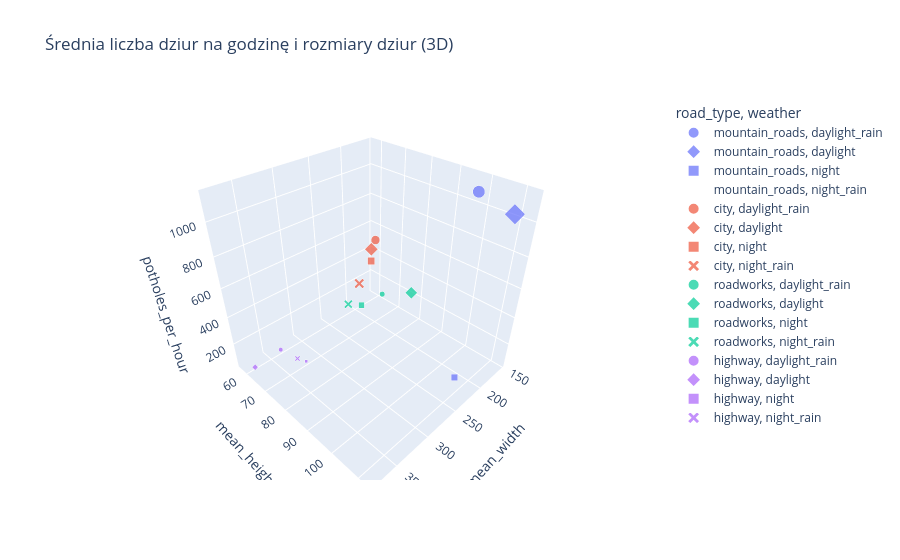

Source (notebook cell):
### Code cell
# 7. Interaktywny wykres 3D (plotly)
fig = px.scatter_3d(
    df_merged,
    x="mean_width",
    y="mean_height",
    z="potholes_per_hour",
    color="road_type",
    symbol="weather",
    size="potholes_per_hour",
    hover_data=["road_type", "weather", "category"],
    title="Średnia liczba dziur na godzinę i rozmiary dziur (3D)",
)
fig.show()

### Figure 1 — Plotly figure (JSON) as saved in the notebook; plotly's stock layout.template omitted (floating-point values rounded to 4 significant figures)
{"data": [{"customdata": [["mountain_roads", "daylight_rain", "mountain_roads_daylight_rain"]], "hovertemplate": "road_type=%{customdata[0]}<br>weather=%{customdata[1]}<br>mean_width=%{x}<br>mean_height=%{y}<br>potholes_per_hour=%{marker.size}<br>category=%{customdata[2]}<extra></extra>", "legendgroup": "mountain_roads, daylight_rain", "marker": {"color": "#636efa", "size": [1132.0], "sizemode": "area", "sizeref": 2.831, "symbol": "circle"}, "mode": "markers", "name": "mountain_roads, daylight_rain", "scene": "scene", "showlegend": true, "type": "scatter3d", "x": [181.2], "y": [101.5], "z": [1132.0]}, {"customdata": [["mountain_roads", "daylight", "mountain_roads_daylight"]], "hovertemplate": "road_type=%{customdata[0]}<br>weather=%{customdata[1]}<br>mean_width=%{x}<br>mean_height=%{y}<br>potholes_per_hour=%{marker.size}<br>category=%{customdata[2]}<extra></extra>", "legendgroup": "mountain_roads, daylight", "marker": {"color": "#636efa", "size": [1024.0], "sizemode": "area", "sizeref": 2.831, "symbol": "diamond"}, "mode": "markers", "name": "mountain_roads, daylight", "scene": "scene", "showlegend": true, "type": "scatter3d", "x": [156.9], "y": [109.2], "z": [1024.0]}, {"customdata": [["mountain_roads", "night", "mountain_roads_night"]], "hovertemplate": "road_type=%{customdata[0]}<br>weather=%{customdata[1]}<br>mean_width=%{x}<br>mean_height=%{y}<br>potholes_per_hour=%{marker.size}<br>category=%{customdata[2]}<extra></extra>", "legendgroup": "mountain_roads, night", "marker": {"color": "#636efa", "size": [261.4], "sizemode": "area", "sizeref": 2.831, "symbol": "square"}, "mode": "markers", "name": "mountain_roads, night", "scene": "scene", "showlegend": true, "type": "scatter3d", "x": [251.2], "y": [112.6], "z": [261.4]}, {"customdata": [["mountain_roads", "night_rain", "mountain_roads_night_rain"]], "hovertemplate": "road_type=%{customdata[0]}<br>weather=%{customdata[1]}<br>mean_width=%{x}<br>mean_height=%{y}<br>potholes_per_hour=%{marker.size}<br>category=%{customdata[2]}<extra></extra>", "legendgroup": "mountain_roads, night_rain", "marker": {"color": "#636efa", "size": [0.0], "sizemode": "area", "sizeref": 2.831, "symbol": "x"}, "mode": "markers", "name": "mountain_roads, night_rain", "scene": "scene", "showlegend": true, "type": "scatter3d", "x": [NaN], "y": [NaN], "z": [0.0]}, {"customdata": [["city", "daylight_rain", "city_daylight_rain"]], "hovertemplate": "road_type=%{customdata[0]}<br>weather=%{customdata[1]}<br>mean_width=%{x}<br>mean_height=%{y}<br>potholes_per_hour=%{marker.size}<br>category=%{customdata[2]}<extra></extra>", "legendgroup": "city, daylight_rain", "marker": {"color": "#EF553B", "size": [592.6], "sizemode": "area", "sizeref": 2.831, "symbol": "circle"}, "mode": "markers", "name": "city, daylight_rain", "scene": "scene", "showlegend": true, "type": "scatter3d", "x": [181.7], "y": [65.73], "z": [592.6]}, {"customdata": [["city", "daylight", "city_daylight"]], "hovertemplate": "road_type=%{customdata[0]}<br>weather=%{customdata[1]}<br>mean_width=%{x}<br>mean_height=%{y}<br>potholes_per_hour=%{marker.size}<br>category=%{customdata[2]}<extra></extra>", "legendgroup": "city, daylight", "marker": {"color": "#EF553B", "size": [409.8], "sizemode": "area", "sizeref": 2.831, "symbol": "diamond"}, "mode": "markers", "name": "city, daylight", "scene": "scene", "showlegend": true, "type": "scatter3d", "x": [156.4], "y": [57.57], "z": [409.8]}, {"customdata": [["city", "night", "city_night"]], "hovertemplate": "road_type=%{customdata[0]}<br>weather=%{customdata[1]}<br>mean_width=%{x}<br>mean_height=%{y}<br>potholes_per_hour=%{marker.size}<br>category=%{customdata[2]}<extra></extra>", "legendgroup": "city, night", "marker": {"color": "#EF553B", "size": [306.3], "sizemode": "area", "sizeref": 2.831, "symbol": "square"}, "mode": "markers", "name": "city, night", "scene": "scene", "showlegend": true, "type": "scatter3d", "x": [154.9], "y": [57.08], "z": [306.3]}, {"customdata": [["city", "night_rain", "city_night_rain"]], "hovertemplate": "road_type=%{customdata[0]}<br>weather=%{customdata[1]}<br>mean_width=%{x}<br>mean_height=%{y}<br>potholes_per_hour=%{marker.size}<br>category=%{customdata[2]}<extra></extra>", "legendgroup": "city, night_rain", "marker": {"color": "#EF553B", "size": [283.5], "sizemode": "area", "sizeref": 2.831, "symbol": "x"}, "mode": "markers", "name": "city, night_rain", "scene": "scene", "showlegend": true, "type": "scatter3d", "x": [203.7], "y": [63.39], "z": [283.5]}, {"customdata": [["roadworks", "daylight_rain", "roadworks_daylight_rain"]], "hovertemplate": "road_type=%{customdata[0]}<br>weather=%{customdata[1]}<br>mean_width=%{x}<br>mean_height=%{y}<br>potholes_per_hour=%{marker.size}<br>category=%{customdata[2]}<extra></extra>", "legendgroup": "roadworks, daylight_rain", "marker": {"color": "#00cc96", "size": [220.0], "sizemode": "area", "sizeref": 2.831, "symbol": "circle"}, "mode": "markers", "name": "roadworks, daylight_rain", "scene": "scene", "showlegend": true, "type": "scatter3d", "x": [186.0], "y": [70.23], "z": [220.0]}, {"customdata": [["roadworks", "daylight", "roadworks_daylight"]], "hovertemplate": "road_type=%{customdata[0]}<br>weather=%{customdata[1]}<br>mean_width=%{x}<br>mean_height=%{y}<br>potholes_per_hour=%{marker.size}<br>category=%{customdata[2]}<extra></extra>", "legendgroup": "roadworks, daylight", "marker": {"color": "#00cc96", "size": [351.3], "sizemode": "area", "sizeref": 2.831, "symbol": "diamond"}, "mode": "markers", "name": "roadworks, daylight", "scene": "scene", "showlegend": true, "type": "scatter3d", "x": [184.6], "y": [82.71], "z": [351.3]}, {"customdata": [["roadworks", "night", "roadworks_night"]], "hovertemplate": "road_type=%{customdata[0]}<br>weather=%{customdata[1]}<br>mean_width=%{x}<br>mean_height=%{y}<br>potholes_per_hour=%{marker.size}<br>category=%{customdata[2]}<extra></extra>", "legendgroup": "roadworks, night", "marker": {"color": "#00cc96", "size": [212.2], "sizemode": "area", "sizeref": 2.831, "symbol": "square"}, "mode": "markers", "name": "roadworks, night", "scene": "scene", "showlegend": true, "type": "scatter3d", "x": [222.8], "y": [69.27], "z": [212.2]}, {"customdata": [["roadworks", "night_rain", "roadworks_night_rain"]], "hovertemplate": "road_type=%{customdata[0]}<br>weather=%{customdata[1]}<br>mean_width=%{x}<br>mean_height=%{y}<br>potholes_per_hour=%{marker.size}<br>category=%{customdata[2]}<extra></extra>", "legendgroup": "roadworks, night_rain", "marker": {"color": "#00cc96", "size": [217.5], "sizemode": "area", "sizeref": 2.831, "symbol": "x"}, "mode": "markers", "name": "roadworks, night_rain", "scene": "scene", "showlegend": true, "type": "scatter3d", "x": [234.9], "y": [66.05], "z": [217.5]}, {"customdata": [["highway", "daylight_rain", "highway_daylight_rain"]], "hovertemplate": "road_type=%{customdata[0]}<br>weather=%{customdata[1]}<br>mean_width=%{x}<br>mean_height=%{y}<br>potholes_per_hour=%{marker.size}<br>category=%{customdata[2]}<extra></extra>", "legendgroup": "highway, daylight_rain", "marker": {"color": "#ab63fa", "size": [148.2], "sizemode": "area", "sizeref": 2.831, "symbol": "circle"}, "mode": "markers", "name": "highway, daylight_rain", "scene": "scene", "showlegend": true, "type": "scatter3d", "x": [345.8], "y": [64.9], "z": [148.2]}, {"customdata": [["highway", "daylight", "highway_daylight"]], "hovertemplate": "road_type=%{customdata[0]}<br>weather=%{customdata[1]}<br>mean_width=%{x}<br>mean_height=%{y}<br>potholes_per_hour=%{marker.size}<br>category=%{customdata[2]}<extra></extra>", "legendgroup": "highway, daylight", "marker": {"color": "#ab63fa", "size": [86.97], "sizemode": "area", "sizeref": 2.831, "symbol": "diamond"}, "mode": "markers", "name": "highway, daylight", "scene": "scene", "showlegend": true, "type": "scatter3d", "x": [379.9], "y": [62.73], "z": [86.97]}, {"customdata": [["highway", "night", "highway_night"]], "hovertemplate": "road_type=%{customdata[0]}<br>weather=%{customdata[1]}<br>mean_width=%{x}<br>mean_height=%{y}<br>potholes_per_hour=%{marker.size}<br>category=%{customdata[2]}<extra></extra>", "legendgroup": "highway, night", "marker": {"color": "#ab63fa", "size": [50.82], "sizemode": "area", "sizeref": 2.831, "symbol": "square"}, "mode": "markers", "name": "highway, night", "scene": "scene", "showlegend": true, "type": "scatter3d", "x": [324.4], "y": [70.13], "z": [50.82]}, {"customdata": [["highway", "night_rain", "highway_night_rain"]], "hovertemplate": "road_type=%{customdata[0]}<br>weather=%{customdata[1]}<br>mean_width=%{x}<br>mean_height=%{y}<br>potholes_per_hour=%{marker.size}<br>category=%{customdata[2]}<extra></extra>", "legendgroup": "highway, night_rain", "marker": {"color": "#ab63fa", "size": [84.0], "sizemode": "area", "sizeref": 2.831, "symbol": "x"}, "mode": "markers", "name": "highway, night_rain", "scene": "scene", "showlegend": true, "type": "scatter3d", "x": [333.0], "y": [68.69], "z": [84.0]}], "layout": {"legend": {"itemsizing": "constant", "title": {"text": "road_type, weather"}, "tracegroupgap": 0}, "scene": {"domain": {"x": [0, 1], "y": [0, 1]}, "xaxis": {"title": {"text": "mean_width"}}, "yaxis": {"title": {"text": "mean_height"}}, "zaxis": {"title": {"text": "potholes_per_hour"}}}, "title": {"text": "Średnia liczba dziur na godzinę i rozmiary dziur (3D)"}}}
